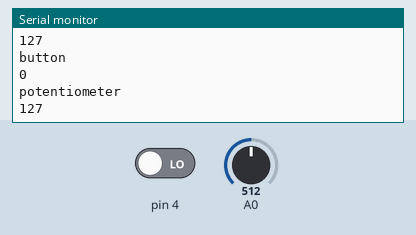
The sketch below on a simulated Arduino Uno, built with avr-gcc and run on an emulated ATmega328P. On the bench: the last lines printed to the serial monitor. The inputs (shaded band) are chosen by the test bench; at power-on: A0 = 512, pin 4 LOW.

Above: at 1.3 s.
1.4 s: A0 set to 716
At 1.82 s:
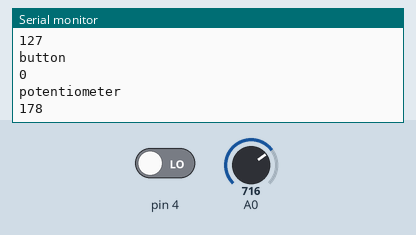
2.9 s: pin 4 driven HIGH
4.4 s: A0 set to 900
At 4.82 s:
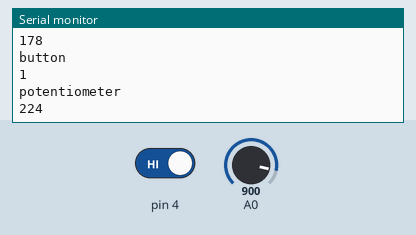
Timing chart, 0 to 7.4 s (numbered marks = the images above; inputs shaded):
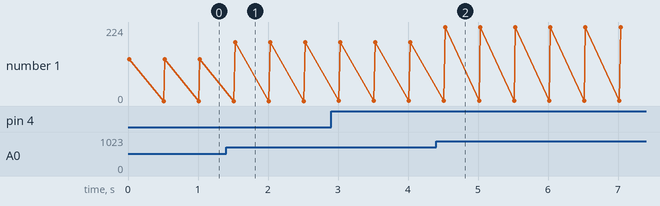

Measured:
- after the input at 1.4 s, the serial monitor: prints a new line after 0.13 s (image 1)
- after the input at 4.4 s, the serial monitor: prints a new line after 0.13 s (image 2)
- plotted number 1: 127 → 178 after the input at 1.4 s, 178 → 224 after the input at 4.4 s

The sketch:

serial-pot.ino
```cpp
void setup() {
  Serial.begin(9600); // initialize serial communications
}

void loop() {
  // read the input pin:
  int potentiometer = analogRead(A0);
  // remap the pot value to fit in 1 byte:
  int mappedPot = map(potentiometer, 0, 1023, 0, 255);
  // print it out the serial port:
  Serial.println("potentiometer");
  Serial.println(mappedPot);
  // slight delay to stabilize the ADC:
  delay(500);

  int button = digitalRead(4);
  Serial.println("button");
  Serial.println(button);
}
```
